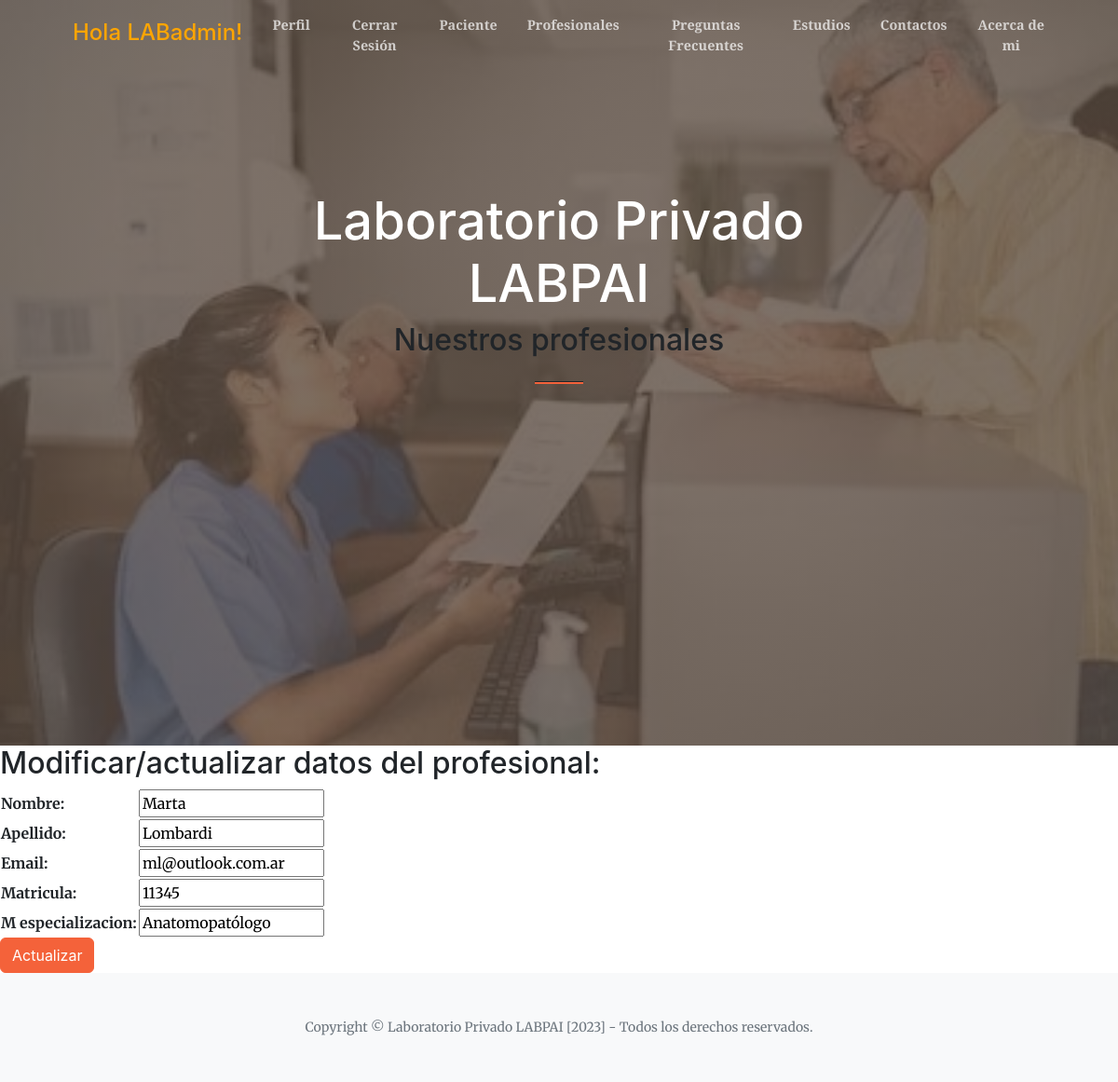
/updateMedicos/4/ (signed in), run on the app's committed database.
### laboratorio_app/models.py (models this page shows, shortened)
class Profesionales(models.Model):
    nombre = models.CharField(max_length=50)
    apellido= models.CharField(max_length=50)
    email = models.EmailField()
    matricula = models.IntegerField()
    m_especializacion = models.CharField(max_length=50)
    class Meta:
         verbose_name = "Profesional"
         verbose_name_plural = "Profesionales"

### laboratorio_app/views.py (the view)
# urls.py: path('updateMedicos/<int:id_medico>/', updateMedicos, name="updateMedicos"),
@login_required
def updateMedicos(request, id_medico):
    profesionales = Profesionales.objects.get(id = id_medico)
    if request.method == "POST":
        miForm = Profesionalesform(request.POST)
        if miForm.is_valid():
            profesionales.nombre = miForm.cleaned_data.get('nombre')
            profesionales.apellido = miForm.cleaned_data.get('apellido')
            profesionales.email = miForm.cleaned_data.get('email')
            profesionales.matricula = miForm.cleaned_data.get('matricula')
            profesionales.m_especializacion = miForm.cleaned_data.get('m_especializacion')
            profesionales.save()
            return redirect (reverse_lazy ('profesionales'))
    else:
        miForm = Profesionalesform(initial= {
            'nombre' :  profesionales.nombre,
            'apellido' :  profesionales.apellido,
            'email' : profesionales.email,
            'matricula' : profesionales.matricula,
            'm_especializacion' : profesionales.m_especializacion
            })
    return render(request,"laboratorio_app/profesionales_upgrade.html", {"form": miForm, 'mensaje': "Se modificaron los datos correctamente"})

### laboratorio_app/forms.py
class Profesionalesform(forms.Form):
    nombre = forms.CharField(label="Nombre", max_length=50, required=True)
    apellido= forms.CharField(label="Apellido", max_length=50, required=True)
    email = forms.EmailField(label="Email", required=False)
    matricula = forms.IntegerField(required=True)
    m_especializacion = forms.CharField(max_length=50, required=True)

### laboratorio_app/templates/laboratorio_app/profesionales_upgrade.html (shortened to what this page needs)
{% extends 'laboratorio_app/base.html' %}
{% load static %}
{% block titulo %}
    Nuestros profesionales
{% endblock titulo %}
{% block contenido %}
    <h2>Modificar/actualizar datos del profesional:</h2>
    <form action="" method="POST">
        <table>
            {{ form.as_table }}
        </table>
        <input class="btn btn-primary" type="submit" value="Actualizar">
    </form>
{% endblock contenido %}

### laboratorio_app/templates/laboratorio_app/base.html (shortened to what this page needs)
<!DOCTYPE html>
<html lang="en">
    <head>
        {% load static %}
        <link href="C:\Users\aldy_\OneDrive\Escritorio\Coderhouse-Python\startbootstrap-creative-gh-pages\assets" rel="stylesheet" />
        <link href="https://cdnjs.cloudflare.com/ajax/libs/SimpleLightbox/2.1.0/simpleLightbox.min.css" rel="stylesheet" />
        <link href="{% static 'laboratorio_app/css/styles.css' %}" rel="stylesheet" />
        <link rel="stylesheet" href="https://cdnjs.cloudflare.com/ajax/libs/font-awesome/6.4.0/css/all.min.css">
    </head>
    <body id="page-top">
        <nav class="navbar navbar-expand-lg navbar-light fixed-top py-3" id="mainNav">
            <div class="container px-4 px-lg-5">
                <div class="collapse navbar-collapse" id="navbarResponsive">
                    {% if user.is_authenticated %}
                        <ul class="navbar-nav ms-auto my-2 my-lg-0 justify-content-center text-center">
                            <a class="navbar-brand" style="color:orange"><h4>Hola {{user.username}}!</h4> </a>
                            <li class="nav-item"><a class="nav-link" href="{% url 'editarperfil' %}">Perfil</a></li>
                            <li class="nav-item"><a class="nav-link" href="{% url 'logout' %}">Cerrar Sesión</a></li>
                            <li class="nav-item"><a class="nav-link" href="{% url 'pacientes' %}">Paciente</a></li>
                            <li class="nav-item"><a class="nav-link" href="{% url 'profesionales' %}">Profesionales</a></li>
                            <li class="nav-item"><a class="nav-link" href="{% url 'preguntasfrecuentes' %}">Preguntas Frecuentes</a></li>
                            <li class="nav-item"><a class="nav-link" href="{% url 'estudios' %}">Estudios</a></li>
                            <li class="nav-item"><a class="nav-link" href="{% url 'contactanos' %}">Contactos</a></li>
                            <li class="nav-item"><a class="nav-link" href="{% url 'acercademi' %}">Acerca de mi</a></li>
                        </ul>
                    {% endif %}
                </div>
            </div>
        </nav>
        <header class="masthead">
            <div class="container px-4 px-lg-5 h-100">
                <div class="row gx-4 gx-lg-5 h-50 align-items-center justify-content-center text-center">
                    <div class="col-lg-8 align-self-end">
                        <h1 class="text-white font-weight-bold">    <br> Laboratorio Privado LABPAI <br> </h1>
                        <h2>
                            {% block titulo%}
                            {% endblock titulo%}
                        </h2>
                        <hr class="divider" />
                    </div>
                </div>
            </div>
        </header>
        {% block contenido %}
        {% endblock contenido %}
        <footer class="bg-light py-5">
            <div class="container px-4 px-lg-5"><div class="small text-center text-muted">Copyright &copy; Laboratorio Privado LABPAI [2023] - Todos los derechos reservados.</div></div>
        </footer>
    </body>
</html>

### data on the page
Profesionales: nombre "Marta", apellido "Lombardi", email "ml@outlook.com.ar", matricula "11345", m_especializacion "Anatomopatólogo"

### other printed values
{{ user.username }} "LABadmin"
